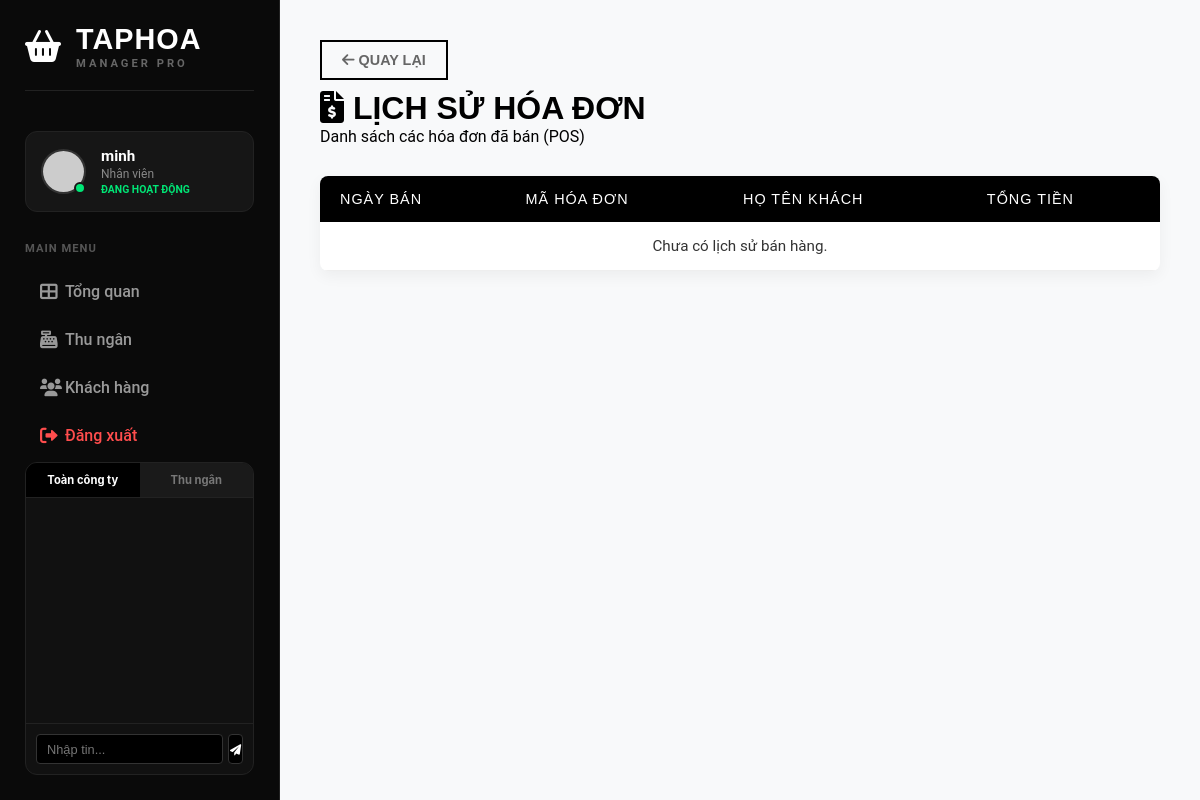
Before: /index.php?action=pos_history (signed in) with the older database file.
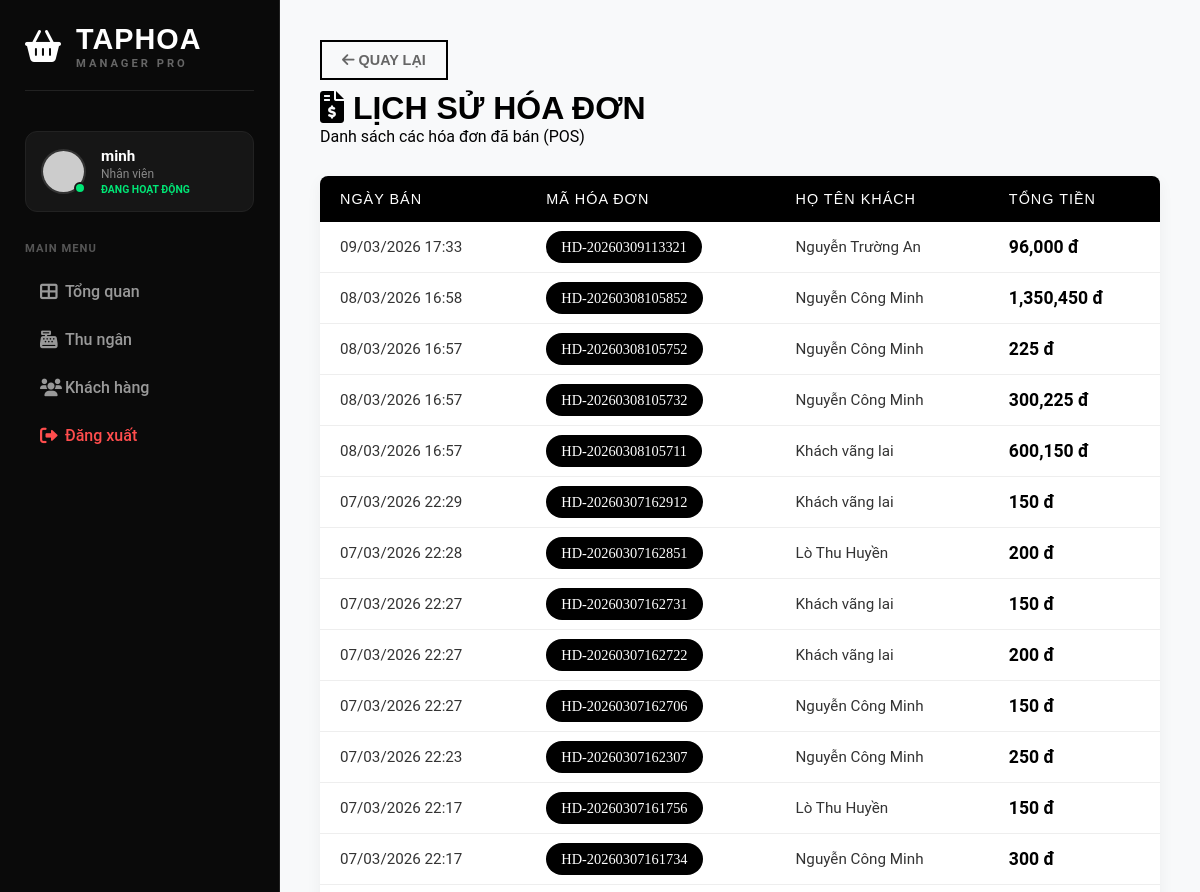
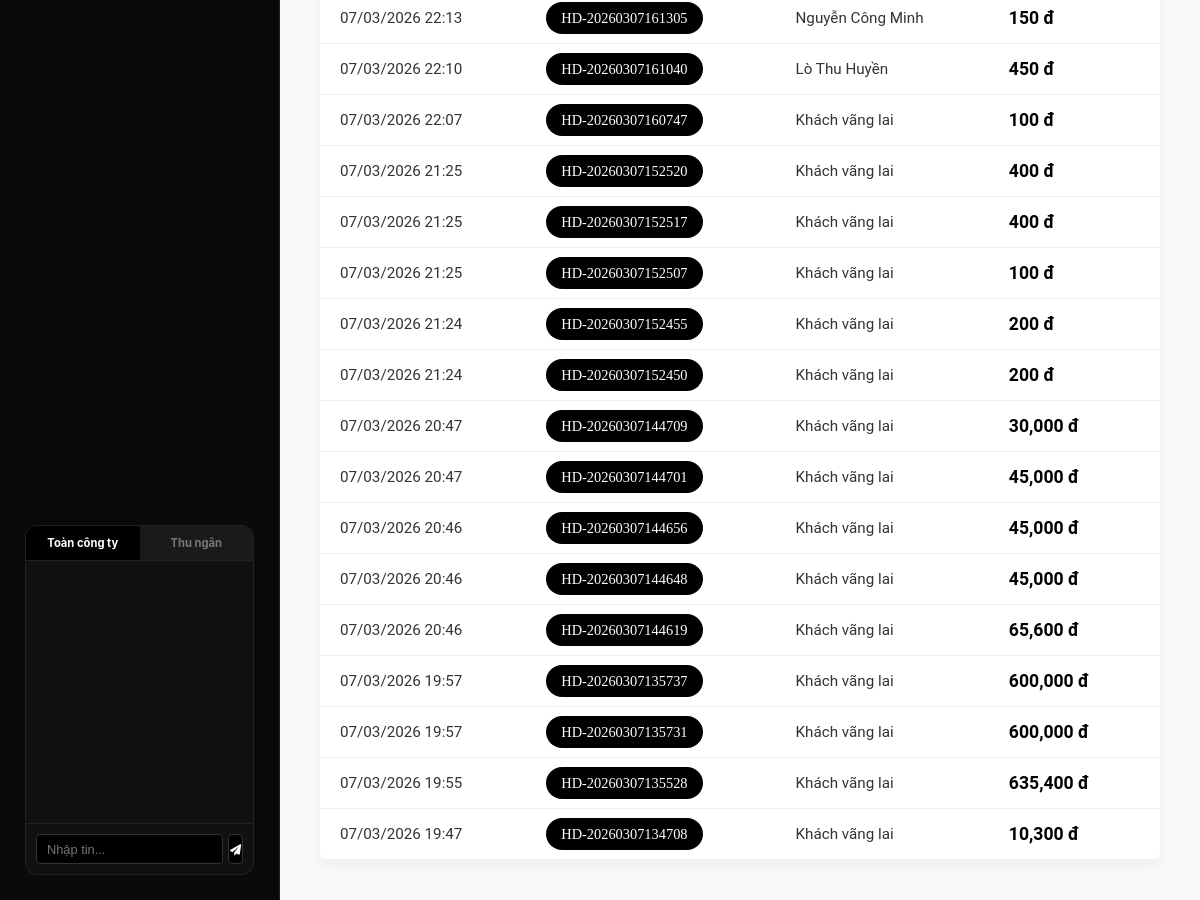
After: the same page with the newer database file (2 pictures, top to bottom).
### tables this page shows
CREATE TABLE `orders` (
  `id` int(11) NOT NULL,
  `customer_id` int(11) DEFAULT NULL,
  `order_code` varchar(50) NOT NULL,
  `customer_name` varchar(255) DEFAULT 'Khách vãng lai',
  `total_amount` decimal(15,2) DEFAULT 0.00,
  `payment_method` varchar(50) DEFAULT 'Tiền mặt',
  `created_at` datetime DEFAULT current_timestamp()
);

### controllers/PosController.php (called while the page is built, shortened)
<?php
class PosController {
    public function history() {
        $db = (new Database())->getConnection();
        $query = "SELECT * FROM orders ORDER BY created_at DESC";
        $stmt = $db->prepare($query);
        $stmt->execute();
        $orders = $stmt->fetchAll(PDO::FETCH_ASSOC);
        require_once '../views/pos/history.php';
    }
}
?>

### views/pos/history.php (the view, shortened to what this page needs)
<!DOCTYPE html>
<html lang="vi">
<head>
    <link rel="stylesheet" href="css/style.css">
    <link rel="stylesheet" href="https://cdnjs.cloudflare.com/ajax/libs/font-awesome/6.0.0/css/all.min.css">
</head>
<body>
    <div class="dashboard-container">
        <?php include '../views/partials/sidebar.php'; ?>
        <main class="main-content">
            <div class="list-header">
                <div>
                    <a href="javascript:history.back()" class="back-btn" style="display:inline-block; margin-bottom:10px; color:#666; text-decoration:none; font-weight:bold;"><i class="fas fa-arrow-left"></i> Quay lại</a>
                    <h1><i class="fas fa-file-invoice-dollar"></i> LỊCH SỬ HÓA ĐƠN</h1>
                    <p>Danh sách các hóa đơn đã bán (POS)</p>
                </div>
            </div>
            <div class="table-container">
                <table class="nike-table">
                    <thead>
                        <tr>
                            <th>NGÀY BÁN</th>
                            <th>MÃ HÓA ĐƠN</th>
                            <th>HỌ TÊN KHÁCH</th>
                            <th>TỔNG TIỀN</th>
                        </tr>
                    </thead>
                    <tbody>
                        <?php if(!empty($orders)): ?>
                            <?php foreach($orders as $item): ?>
                            <tr>
                                <td><?php echo date('d/m/Y H:i', strtotime($item['created_at'])); ?></td>
                                <td><span class="badge-code"><?php echo $item['order_code']; ?></span></td>
                                <td><?php echo htmlspecialchars($item['customer_name']); ?></td>
                                <td style="font-weight:bold; color: #000; font-size: 1.1rem;"><?php echo number_format($item['total_amount']); ?> đ</td>
                            </tr>
                            <?php endforeach; ?>
                        <?php else: ?>
                            <tr><td colspan="4" style="text-align:center;">Chưa có lịch sử bán hàng.</td></tr>
                        <?php endif; ?>
                    </tbody>
                </table>
            </div>
        </main>
    </div>
</body>
</html>

Changed rows visible on the page:
added orders: created_at "09/03/2026 17:33", order_code "HD-20260309113321", customer_name "Nguyễn Trường An", total_amount "96,000"
added orders: created_at "08/03/2026 16:58", order_code "HD-20260308105852", customer_name "Nguyễn Công Minh", total_amount "1,350,450"
added orders: created_at "08/03/2026 16:57", order_code "HD-20260308105752", customer_name "Nguyễn Công Minh", total_amount "225"
added orders: created_at "08/03/2026 16:57", order_code "HD-20260308105732", customer_name "Nguyễn Công Minh", total_amount "300,225"
added orders: created_at "08/03/2026 16:57", order_code "HD-20260308105711", customer_name "Khách vãng lai", total_amount "600,150"
added orders: created_at "07/03/2026 22:29", order_code "HD-20260307162912", customer_name "Khách vãng lai", total_amount "150"
added orders: created_at "07/03/2026 22:28", order_code "HD-20260307162851", customer_name "Lò Thu Huyền", total_amount "200"
added orders: created_at "07/03/2026 22:27", order_code "HD-20260307162731", customer_name "Khách vãng lai", total_amount "150"
added orders: created_at "07/03/2026 22:27", order_code "HD-20260307162722", customer_name "Khách vãng lai", total_amount "200"
added orders: created_at "07/03/2026 22:27", order_code "HD-20260307162706", customer_name "Nguyễn Công Minh", total_amount "150"
added orders: created_at "07/03/2026 22:23", order_code "HD-20260307162307", customer_name "Nguyễn Công Minh", total_amount "250"
added orders: created_at "07/03/2026 22:17", order_code "HD-20260307161756", customer_name "Lò Thu Huyền", total_amount "150"
added orders: created_at "07/03/2026 22:17", order_code "HD-20260307161734", customer_name "Nguyễn Công Minh", total_amount "300"
added orders: created_at "07/03/2026 22:13", order_code "HD-20260307161305", customer_name "Nguyễn Công Minh", total_amount "150"
added orders: created_at "07/03/2026 22:10", order_code "HD-20260307161040", customer_name "Lò Thu Huyền", total_amount "450"
added orders: created_at "07/03/2026 22:07", order_code "HD-20260307160747", customer_name "Khách vãng lai", total_amount "100"
added orders: created_at "07/03/2026 21:25", order_code "HD-20260307152520", customer_name "Khách vãng lai", total_amount "400"
added orders: created_at "07/03/2026 21:25", order_code "HD-20260307152517", customer_name "Khách vãng lai", total_amount "400"
added orders: created_at "07/03/2026 21:25", order_code "HD-20260307152507", customer_name "Khách vãng lai", total_amount "100"
added orders: created_at "07/03/2026 21:24", order_code "HD-20260307152455", customer_name "Khách vãng lai", total_amount "200"
added orders: created_at "07/03/2026 21:24", order_code "HD-20260307152450", customer_name "Khách vãng lai", total_amount "200"
added orders: created_at "07/03/2026 20:47", order_code "HD-20260307144709", customer_name "Khách vãng lai", total_amount "30,000"
added orders: created_at "07/03/2026 20:47", order_code "HD-20260307144701", customer_name "Khách vãng lai", total_amount "45,000"
added orders: created_at "07/03/2026 20:46", order_code "HD-20260307144656", customer_name "Khách vãng lai", total_amount "45,000"
added orders: created_at "07/03/2026 20:46", order_code "HD-20260307144648", customer_name "Khách vãng lai", total_amount "45,000"
added orders: created_at "07/03/2026 20:46", order_code "HD-20260307144619", customer_name "Khách vãng lai", total_amount "65,600"
added orders: created_at "07/03/2026 19:57", order_code "HD-20260307135737", customer_name "Khách vãng lai", total_amount "600,000"
added orders: created_at "07/03/2026 19:57", order_code "HD-20260307135731", customer_name "Khách vãng lai", total_amount "600,000"
added orders: created_at "07/03/2026 19:55", order_code "HD-20260307135528", customer_name "Khách vãng lai", total_amount "635,400"
added orders: created_at "07/03/2026 19:47", order_code "HD-20260307134708", customer_name "Khách vãng lai", total_amount "10,300"
Other visible differences:
text no longer shown: "Chưa có lịch sử bán hàng."
